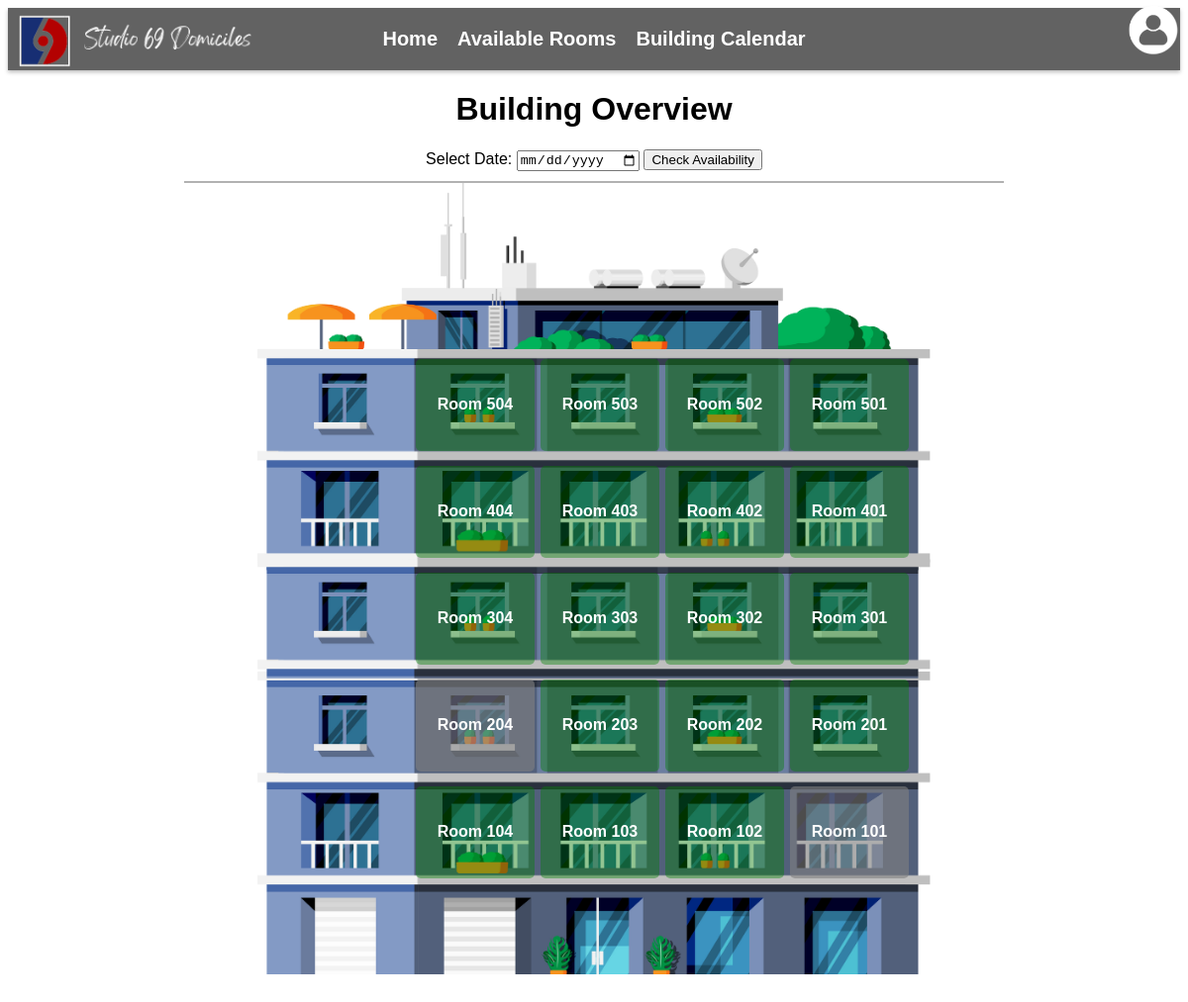
Screenshot of /building-overview/ with the database file from the repository.
### reservations/models.py (models this page shows, shortened)
class Room(models.Model):
    ROOM_TYPES = (
        ('studio', 'Studio'),
        ('1-bed', '1 Bedroom'),
        ('2-bed', '2 Bedrooms'),
    )
    unit = models.CharField(max_length=10)
    type = models.CharField(max_length=20, choices=ROOM_TYPES)
    floor = models.IntegerField()
    price = models.DecimalField(max_digits=10, decimal_places=2)
    is_booked = models.BooleanField(default=False)
    images = models.JSONField(default=list)  # Storing images as JSON

### reservations/views.py (the view)
# urls.py: path('building-overview/', views.building_overview, name='building_overview'),
def building_overview(request):
    selected_date = request.GET.get('selected_date')
    if selected_date:
        try:
            selected_date = datetime.strptime(selected_date, '%Y-%m-%d').date()
        except ValueError:
            selected_date = None
    else:
        selected_date = datetime.today().date()
    rooms = Room.objects.all()
    room_status = []
    for room in rooms:
        bookings = Booking.objects.filter(room=room, start_date__lte=selected_date, end_date__gte=selected_date)
        if bookings.exists():
            room_status.append({'room': room, 'status': 'booked'})
        else:
            room_status.append({'room': room, 'status': 'available'})
    return render(request, 'reservations/building_outline.html', {
        'room_status': room_status,
        'selected_date': selected_date,
    })

### reservations/templates/reservations/building_outline.html (shortened to what this page needs)
{% load static %}
<!DOCTYPE html>
<html>
<head>
</head>
<body>
    <div class="navbar">
        <nav>
            <a href="{% url 'home' %}"><img class="navbar_logo" src="{% static 'reservations/images/Navbar_Logo.png' %}" alt="Studio 69"></a>
            <ul>
                <li><a href="{% url 'home' %}">Home</a></li>
                <li><a href="{% url 'room_availability' %}">Available Rooms</a></li>
                <li><a href="{% url 'building_overview' %}">Building Calendar</a></li>
                {% if user.is_authenticated %}
                <li><a href="{% url 'reservation_history' %}">Reservation History</a></li>
                <form action="{% url 'logout' %}" method="post" style="display: inline;">
                    {% csrf_token %}
                    <button type="submit" class="logout-button">Log Out</button>
                </form>
                {% else %}
                    <div class="profile">
                        <img class="login_symbol" src="{% static 'reservations/images/login symbol.png' %}" alt="Login">
                    </div>
                {% endif %}
            </ul>
        </nav>
    </div>
    <h1 class="title">Building Overview</h1>
    <div class="filter-container">
        <form action="{% url 'building_overview' %}" method="get">
            <label for="selected_date">Select Date:</label>
            <input type="date" name="selected_date" id="selected_date" value="{{ selected_date|default_if_none:'' }}" required>
            <button type="submit">Check Availability</button>
        </form>
    </div>
    <div class="bgimg">
        <div class="grid-container">
            {% for room in room_status|dictsortreversed:"room.unit"  %}
                <div class="room {% if room.status == 'booked' %}booked{% else %}available{% endif %}"
                    data-room-id="{{ room.room.id }}">
                    Room {{ room.room.unit }}
                </div>
            {% endfor %}
        </div>
    </div>
</body>
</html>

### rows the page displays
Room: room.unit "504"
Room: room.unit "503"
Room: room.unit "502"
Room: room.unit "501"
Room: room.unit "404"
Room: room.unit "403"
Room: room.unit "402"
Room: room.unit "401"
Room: room.unit "304"
Room: room.unit "303"
Room: room.unit "302"
Room: room.unit "301"
Room: room.unit "204"
Room: room.unit "203"
Room: room.unit "202"
Room: room.unit "201"
Room: room.unit "104"
Room: room.unit "103"
Room: room.unit "102"
Room: room.unit "101"
